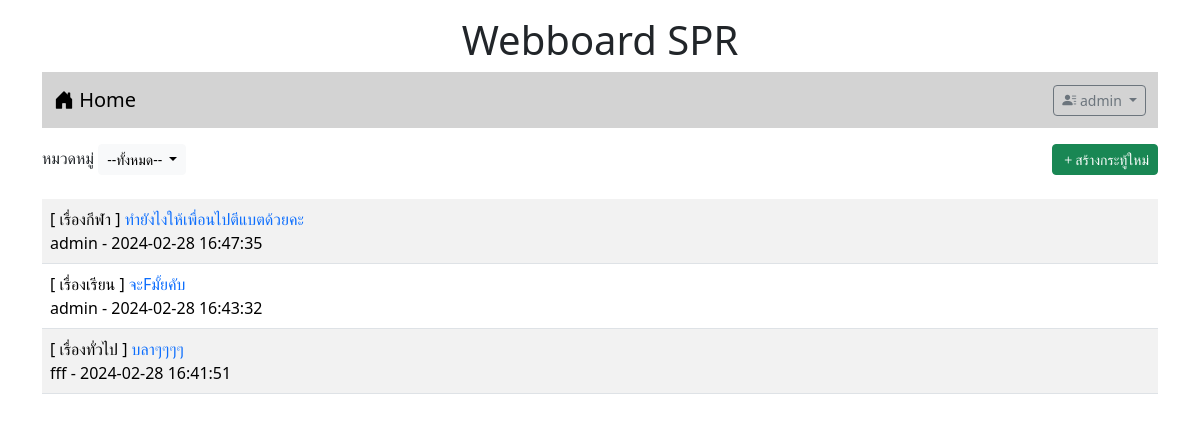
The app's page /index.php (signed in) with its own data.
### tables this page shows
CREATE TABLE `post` (
  `id` int(11) NOT NULL,
  `title` varchar(128) NOT NULL,
  `content` varchar(2048) NOT NULL,
  `post_date` datetime NOT NULL,
  `cat_id` int(11) NOT NULL,
  `user_id` int(11) NOT NULL
);

CREATE TABLE `category` (
  `id` int(11) NOT NULL,
  `name` varchar(32) NOT NULL
);

CREATE TABLE `user` (
  `id` int(11) NOT NULL,
  `login` varchar(32) NOT NULL,
  `password` varchar(64) NOT NULL,
  `name` varchar(64) NOT NULL,
  `gender` char(1) NOT NULL,
  `email` varchar(32) NOT NULL,
  `role` char(1) NOT NULL
);

### index.php (the view, shortened to what this page needs)
<!DOCTYPE html>
<html lang="en">
<head>
    <link rel="stylesheet" href="bootstrap-5.3.2-dist/css/bootstrap.min.css">
    <link rel="stylesheet" href="https://cdn.jsdelivr.net/npm/bootstrap-icons@1.11.3/font/bootstrap-icons.min.css">
</head>
<body>
    <div class="container-lg">
    <h1 style="text-align: center;" class="mt-3">Webboard SPR</h1>
    <?php include"nav.php" ?>
    <div class="mt-3 d-flex justify-content-between">
        <div>
            <label>หมวดหมู่</label>
            <span class="dropdown">
                <button class="btn btn-light btn-sm dropdown-toggle" type="button" data-bs-toggle="dropdown" aria-expanded="false">
                    --ทั้งหมด--
                </button>
            </span>
        </div>
        <?php if(isset($_SESSION['id'])){ ?>
        <div><a href="newpost.php" class="btn btn-success btn-sm">
            <i class="bi bi-plus"></i>สร้างกระทู้ใหม่</a>
        </div>
        <?php } ?>
    </div>
    <table class="table table-striped mt-4">
        <?php
            $conn=new PDO("mysql:host=localhost;dbname=webboard;charset=utf8","root","");
            $sql="SELECT t3.name,t1.title,t1.id,t2.login,t1.post_date FROM post as t1
            INNER JOIN user as t2 ON (t1.user_id = t2.id)
            INNER JOIN category as t3 ON (t1.cat_id = t3.id) ORDER BY t1.post_date DESC";
            $result=$conn->query($sql);
            while($row = $result->fetch()){
                echo "<tr><td>[ $row[0] ] <a href=post.php?id=$row[2]
                style=text-decoration:none>$row[1]</a><br>$row[3] - $row[4]</td></tr>";
            }
        ?>
    </table>
    </div>
</body>
</html>

### records on screen
post: category.name "เรื่องกีฬา", title "ทำยังไงให้เพื่อนไปตีแบตด้วยคะ", user.login "admin", post_date "2024-02-28 16:47:35"
post: category.name "เรื่องเรียน", title "จะFมั้ยคับ", user.login "admin", post_date "2024-02-28 16:43:32"
post: category.name "เรื่องทั่วไป", title "บลาๆๆๆๆ", user.login "fff", post_date "2024-02-28 16:41:51"

### other values on screen
$_SESSION['username'] "admin"
